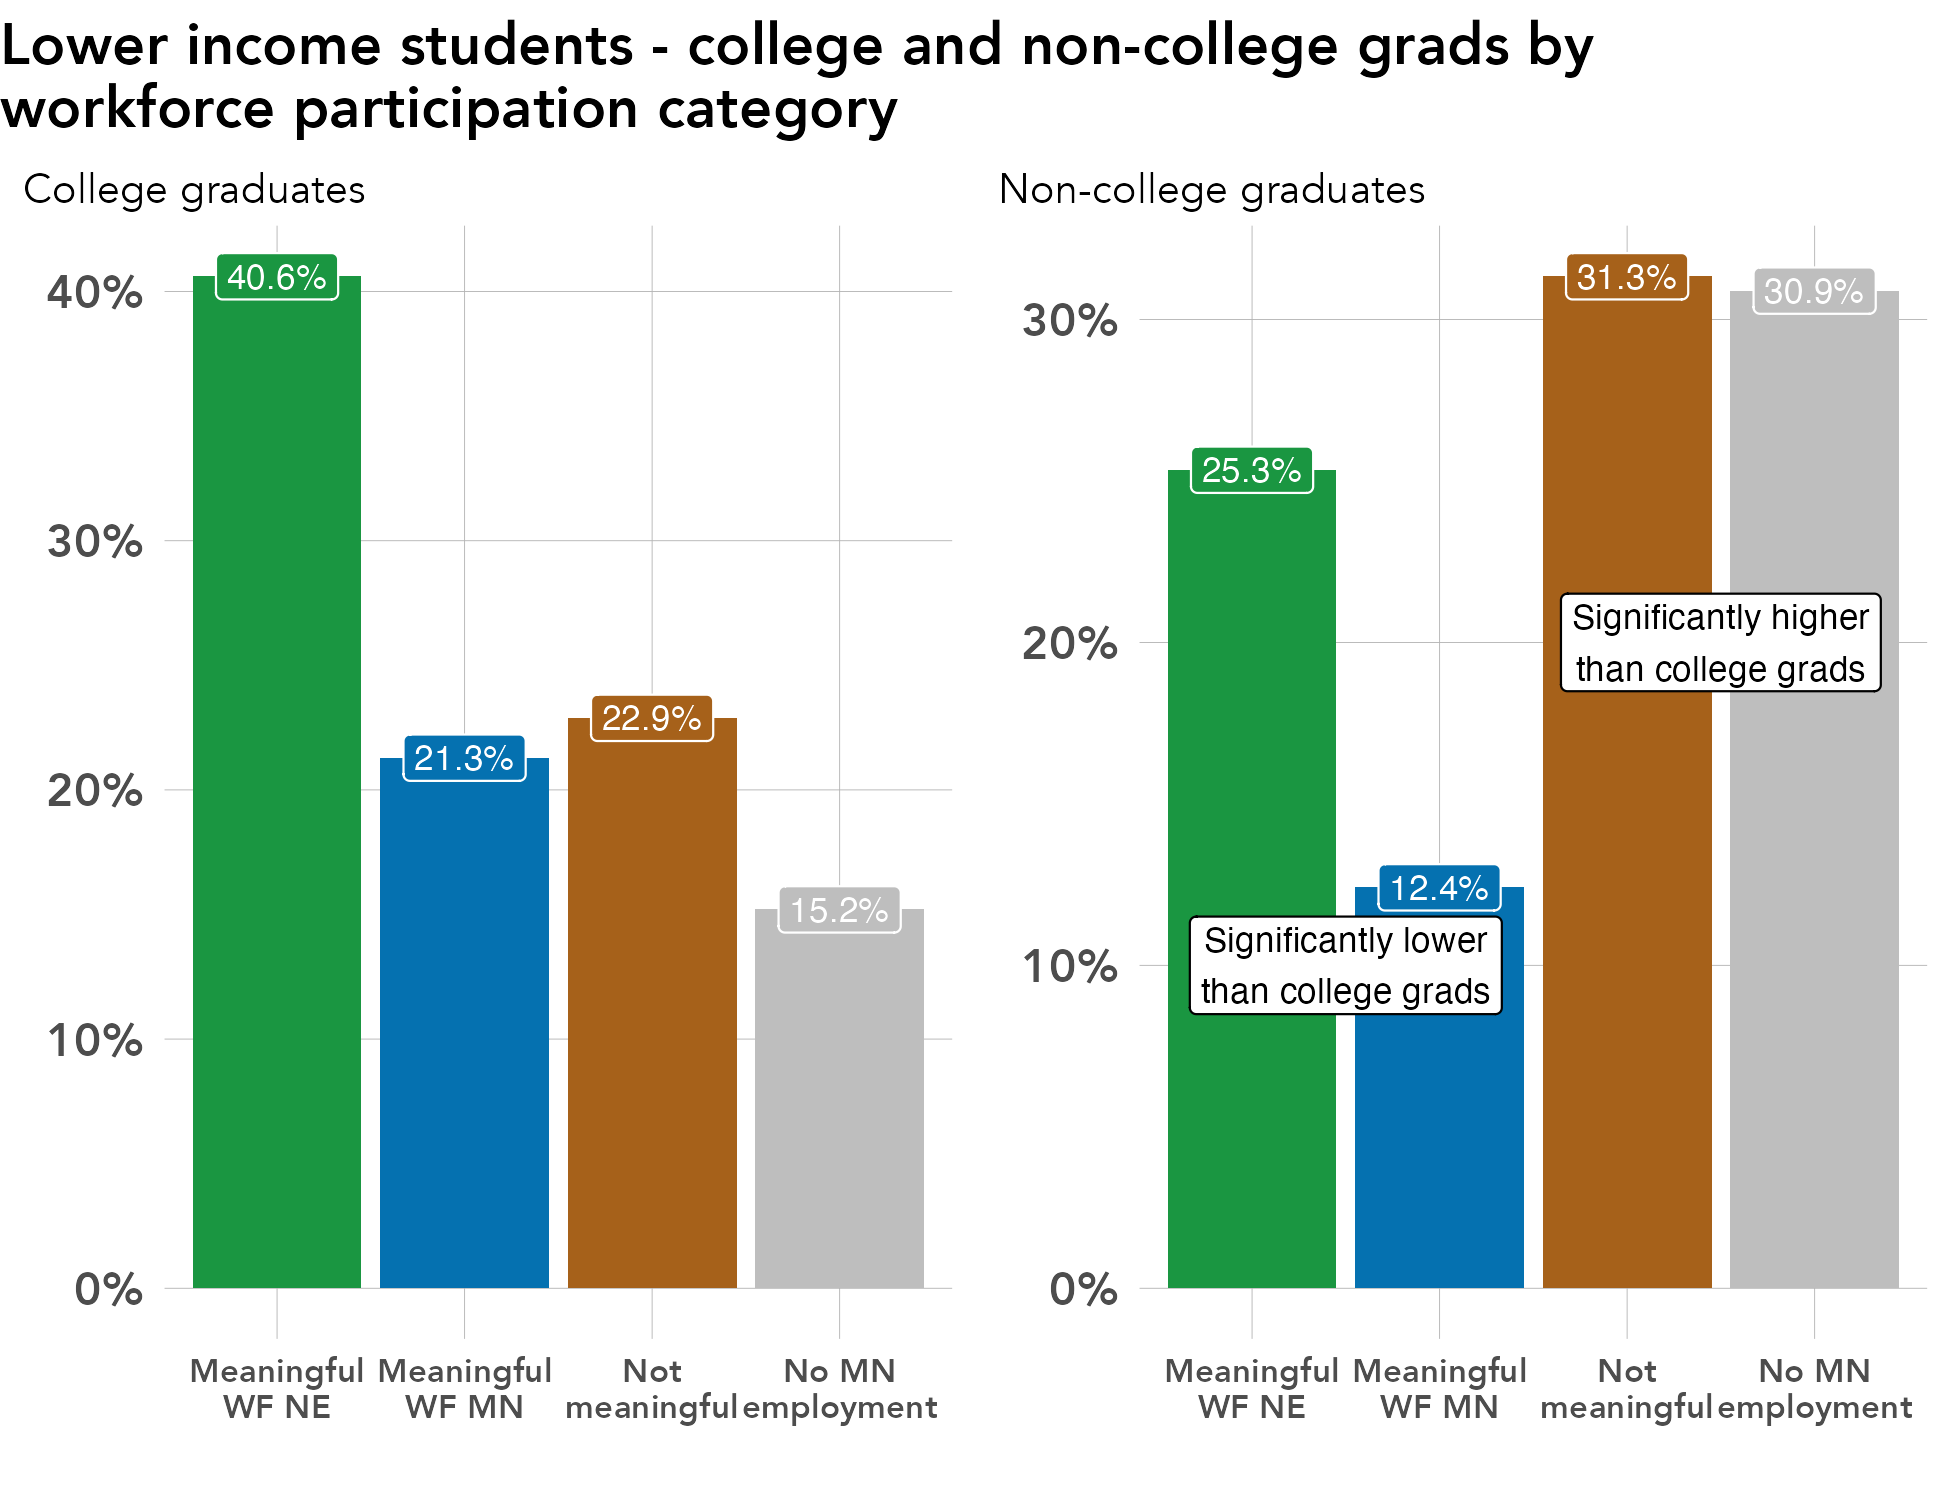

Generate this figure with R:
# library -----------------------------------------------------------------
library(tidyverse)
library(sf)
library(ggrepel)
library(scales)
library(ggiraph)
library(rmapshaper)
library(cowplot)
library(RColorBrewer)
library(readxl)
library(lubridate)
library(readxl)
library(systemfonts)
reset_font_cache()
library(ggtext)
library(janitor)
library(cowplot)


rm(list = ls())

# themes ------------------------------------------------------------------
theme_bar <- theme_bw() +
  theme(panel.grid.major = element_line(color = "grey70", size = 0.1),
        panel.grid.minor = element_blank(),
        axis.ticks = element_blank(),
        axis.text = element_text(face = "bold"),
        panel.border = element_blank(),
        legend.background = element_rect(fill = "transparent", color = "transparent"),
        legend.key = element_rect(fill = "transparent"),
        legend.key.size = unit(1, "lines"),
        legend.margin = margin(0,0,0,0),
        legend.title = element_blank(),
        legend.text = element_text(margin = margin(l = 2)),
        text = element_text(family = "Avenir") ,
        plot.title.position = "plot",
        plot.title = element_text(face = "bold"))

theme_line <- theme_bw() +
  theme(legend.background = element_rect(fill = "transparent", color = "transparent"),
        legend.key = element_rect(fill = "transparent"),
        legend.text = element_text(margin = margin(l = 2)),
        panel.grid.minor = element_blank(),
        panel.grid.major = element_line(color = "grey70", size = 0.1),
        axis.ticks = element_blank(),
        axis.text = element_text(face = "bold"),
        panel.border = element_blank(),
        legend.margin = margin(0,0,0,0),
        legend.key.size = unit(1, "lines"),
        text = element_text(family = "Avenir") ,
        plot.title.position = "plot",
        plot.title = element_text(face = "bold"))


theme_sf <- theme_bw() +
  theme(axis.text.x=element_blank(),
        axis.text.y=element_blank(),
        axis.ticks=element_blank(),
        panel.background = element_blank(),
        panel.grid.major = element_line(color = "white"),
        panel.border = element_blank(),
        legend.title = element_blank(),
        legend.text = element_text(margin = margin(l = 2)),
        legend.margin = margin(0,0,0,0),
        legend.key.size = unit(1, "lines"),
        text = element_text(family = "Avenir") ,
        plot.title.position = "plot",
        plot.title = element_text(face = "bold"))

regions <- read_csv("/Users/kellyasche/Library/CloudStorage/GoogleDrive-kasche@ruralmn.org/My Drive/Data Prep/R Projects/Join docs/county_regions.csv") %>%
  select(5,6) %>%
  unique() %>%
  mutate(edr = str_replace(edr, "  ", " "),
         planning.region = str_replace(planning.region, " Minnesota", ""),
         planning.region = fct_relevel(planning.region, "Northwest", "Northeast", "Central", "Seven County Mpls-St Paul", "Southwest", "Southeast"),
         edr = fct_relevel(edr, "EDR 1 - Northwest", "EDR 2 - Headwaters", "EDR 3 - Arrowhead", "EDR 4 - West Central", "EDR 5 - North Central", "EDR 6E- Southwest Central", "EDR 6W- Upper Minnesota Valley", "EDR 7E- East Central", "EDR 7W- Central", "EDR 8 - Southwest", "EDR 9 - South Central", "EDR 10 - Southeast", "EDR 11 - 7 County Twin Cities", "Minnesota"))

counties.regions <- read_csv("/Users/kellyasche/Library/CloudStorage/GoogleDrive-kasche@ruralmn.org/My Drive/Data Prep/R Projects/Join docs/county_regions.csv") %>%
  mutate(countyfp = formatC(countyfp, width = 3, flag = "0"),
         Name = str_to_title(Name),
         Name = str_replace(Name, "Q", "q"),
         Name = str_replace(Name, "Of The", "of the"),
         Name = str_replace(Name, "Mcleod", "McLeod"),
         Dem_Desc = ifelse(Name == "Minnesota", "Minnesota", Dem_Desc) ,
         edr = str_replace(edr, "  ", " "),
         planning.region = str_replace(planning.region, " Minnesota", ""),
         planning.region = fct_relevel(planning.region, "Northwest", "Northeast", "Central", "Seven County Mpls-St Paul", "Southwest", "Southeast"),
         edr = fct_relevel(edr, "EDR 1 - Northwest", "EDR 2 - Headwaters", "EDR 3 - Arrowhead", "EDR 4 - West Central", "EDR 5 - North Central", "EDR 6E- Southwest Central", "EDR 6W- Upper Minnesota Valley", "EDR 7E- East Central", "EDR 7W- Central", "EDR 8 - Southwest", "EDR 9 - South Central", "EDR 10 - Southeast", "EDR 11 - 7 County Twin Cities", "Minnesota"))

color.ruca <- c("Entirely rural" = "#009933", "Town/rural mix" = "#99CC33", "Urban/town/rural mix" = "#CC9966", "Entirely urban" = "#754C29", "Minnesota" = "black")

color.pr <- c("Northwest" = "#4575b4","Northeast" = "grey", "Central" = "#fee090", "Seven County Mpls-St Paul" = "#d73027", "Southwest" = "#91bfdb", "Southeast" = "#fc8d59", "Minnesota" = "black")

color.edr <- c("EDR 1 - Northwest" = "#b3cde3", "EDR 2 - Headwaters" = "#8c96c6", "EDR 3 - Arrowhead" = "#fe9929", "EDR 4 - West Central" = "#8856a7", "EDR 5 - North Central" = "#810f7c", "EDR 6E- Southwest Central" = "#e5f5f9", "EDR 6W- Upper Minnesota Valley" = "#bdc9e1", "EDR 7E- East Central" = "#99d8c9", "EDR 7W- Central" = "#2ca25f", "EDR 8 - Southwest" = "#74a9cf", "EDR 9 - South Central" = "#0570b0", "EDR 10 - Southeast" = "#d7301f", "EDR 11 - 7 County Twin Cities" = "#d8b365", "Minnesota" = "black")

color.pr.edr <- c ("Northwest" = "#4575b4","Northeast" = "#e0f3f8", "Central" = "#fee090", "Seven County Mpls-St Paul" = "#d73027", "Southwest" = "#91bfdb", "Southeast" = "#fc8d59", "Minnesota" = "black", "EDR 1 - Northwest" = "#b3cde3", "EDR 2 - Headwaters" = "#8c96c6", "EDR 3 - Arrowhead" = "#fe9929", "EDR 4 - West Central" = "#8856a7", "EDR 5 - North Central" = "#810f7c", "EDR 6E- Southwest Central" = "#e5f5f9", "EDR 6W- Upper Minnesota Valley" = "#bdc9e1", "EDR 7E- East Central" = "#99d8c9", "EDR 7W- Central" = "#2ca25f", "EDR 8 - Southwest" = "#74a9cf", "EDR 9 - South Central" = "#0570b0", "EDR 10 - Southeast" = "#d7301f", "EDR 11 - 7 County Twin Cities" = "#d8b365")

color.six <- c("#009933", "#4575b4", "grey", "#fee090", "#fc8d59", "#d73027")

mn_counties <- st_read("/Users/kellyasche/Library/CloudStorage/GoogleDrive-kasche@ruralmn.org/My Drive/Data Prep/R Projects/Shapefiles/County shapefiles/MNCounties_MNDOT.shp", quiet = TRUE) %>%
  ms_simplify(keep = .01, keep_shapes = TRUE) %>%
  rename("countyfp" = "FIPS_CODE")

counties.regions.1 <- counties.regions %>%
  mutate(statefp = "27",
         project.pr = ifelse(edr %in% c("EDR 1 - Northwest", "EDR 2 - Headwaters", "EDR 4 - West Central"), "Northwest",
                             ifelse(edr == "EDR 3 - Arrowhead", "Northeast",
                                    ifelse(edr %in% c("EDR 5 - North Central", "EDR 7E- East Central", "EDR 7W- Central"), "Central",
                                           ifelse(edr %in% c("EDR 6E- Southwest Central", "EDR 6W- Upper Minnesota Valley", "EDR 8 - Southwest"), "Southwest",
                                                  ifelse(edr %in% c("EDR 9 - South Central", "EDR 10 - Southeast"), "Southern", as.character(planning.region)))))),
         project.pr = fct_relevel(project.pr, "Northwest", "Northeast", "Central", "Seven County Mpls-St Paul", "Southwest", "Southern"))


# Prep data ---------------------------------------------------------------

original <- read_csv("Data/SLEDS/Masters/Master-report-dataset.csv")

names(original)

data.ps.grad <- original %>%
  filter(ps.grad == "Y") %>%
  select(grad.year.5, economic.status) %>%
  filter(!grad.year.5 %in% c("Attending ps", "After 2023")) %>%
  mutate(economic.status = ifelse(economic.status == 1, "Eligible - free or reduced lunch", "Not eligible - free or reduced lunch")) %>%
  group_by(grad.year.5, economic.status) %>%
  summarize(n = n()) %>%
  ungroup() %>%
  group_by(economic.status) %>%
  mutate(pct = n / sum(n)) %>%
  ungroup() %>%
  mutate(grad.year.5 = fct_relevel(grad.year.5, "Meaningful WF - Northeast", "Meaningful WF - MN", "Not meaningful, not attending ps", "No MN emp record, not attending ps"))

data.not.ps.grad <- original %>%
  filter(ps.grad == "No") %>%
  select(grad.year.5, economic.status) %>%
  filter(!grad.year.5 %in% c("Attending ps", "After 2023")) %>%
  mutate(economic.status = ifelse(economic.status == 1, "Eligible - free or reduced lunch", "Not eligible - free or reduced lunch")) %>%
  group_by(grad.year.5, economic.status) %>%
  summarize(n = n()) %>%
  ungroup() %>%
  group_by(economic.status) %>%
  mutate(pct = n / sum(n)) %>%
  ungroup() %>%
  mutate(grad.year.5 = fct_relevel(grad.year.5, "Meaningful WF - Northeast", "Meaningful WF - MN", "Not meaningful, not attending ps", "No MN emp record, not attending ps"))



# Create chart ------------------------------------------------------------
names(data)

ps.grad.plot <- ggplot(data = filter(data.ps.grad, economic.status == "Eligible - free or reduced lunch"), aes(grad.year.5, pct, fill = grad.year.5)) +
  geom_col(position = "dodge") +
  geom_label(aes(label = percent(pct, accuracy = .1)), show.legend = FALSE, position = position_dodge(width = .9), color = "white", size = 3) +
  labs(x="", y = "", subtitle = "College graduates")+
  scale_y_continuous(labels=scales::percent) +
  scale_x_discrete(labels = c("Meaningful\nWF NE", "Meaningful\nWF MN", "Not\nmeaningful", "No MN\nemployment")) +
  theme_bar+
  scale_fill_manual(values = c("#1a9641", "#0571b0", "#a6611a", "grey"),
                    guide = guide_legend(ncol = 2)) +
  theme(legend.position = "none",
        text = element_text(size = 14),
        plot.subtitle = element_text(size = 10),
        axis.text.x = element_text(size = 8))

ps.grad.plot

not.ps.grad.plot <- ggplot(data = filter(data.not.ps.grad, economic.status == "Eligible - free or reduced lunch"), aes(grad.year.5, pct, fill = grad.year.5)) +
  geom_col(position = "dodge") +
  geom_label(aes(label = percent(pct, accuracy = .1)), show.legend = FALSE, position = position_dodge(width = .9), color = "white", size = 3) +
  annotate(geom = "label",
           x = 3.5,
           y = .2,
           label = "Significantly higher\nthan college grads",
           color = "black",
           fill = "white",
           size = 3) +
  annotate(geom = "label",
           x = 1.5,
           y = .1,
           label = "Significantly lower\nthan college grads",
           color = "black",
           fill = "white",
           size = 3) +
  labs(x="", y = "", subtitle = "Non-college graduates")+
  scale_y_continuous(labels=scales::percent) +
  scale_x_discrete(labels = c("Meaningful\nWF NE", "Meaningful\nWF MN", "Not\nmeaningful", "No MN\nemployment")) +
  theme_bar+
  scale_fill_manual(values = c("#1a9641", "#0571b0", "#a6611a", "grey"),
                    guide = guide_legend(ncol = 2)) +
  theme(legend.position = "none",
        text = element_text(size = 14),
        plot.subtitle = element_text(size = 10),
        axis.text.x = element_text(size = 8))

not.ps.grad.plot

title <- ggdraw() +
  draw_label("Lower income students - college and non-college grads by\nworkforce participation category",
             fontfamily = "Avenir",
             fontface = "bold",
             x = 0,
             hjust = 0,
             size = 14)

top <- cowplot::plot_grid(ps.grad.plot, not.ps.grad.plot, ncol = 2, rel_widths = c(1,1))

top

cowplot::plot_grid(title, top, ncol = 1, rel_heights = c(.1, .9))

ggsave(filename = "Charts/Paper report/low-income-ps-grad-wf-cat.pdf", device = cairo_pdf, dpi = "print", width = 6.5, height = 5)

ggsave(filename = "Charts/Paper report/low-income-ps-grad-wf-cat.png", dpi = "print", width = 6.5, height = 5)
